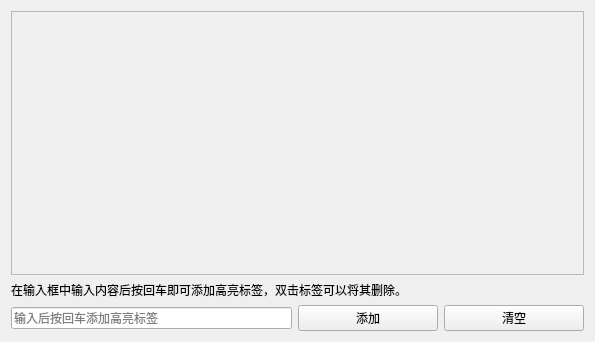
<?xml version="1.0" encoding="UTF-8"?>
<ui version="4.0">
 <class>SAKHighlightSettingsWidget</class>
 <widget class="QWidget" name="SAKHighlightSettingsWidget">
  <property name="geometry">
   <rect>
    <x>0</x>
    <y>0</y>
    <width>595</width>
    <height>342</height>
   </rect>
  </property>
  <property name="windowTitle">
   <string>高亮显示设置</string>
  </property>
  <layout class="QGridLayout" name="gridLayout">
   <item row="1" column="0" colspan="4">
    <widget class="QLabel" name="label">
     <property name="text">
      <string>在输入框中输入内容后按回车即可添加高亮标签，双击标签可以将其删除。</string>
     </property>
    </widget>
   </item>
   <item row="2" column="3">
    <widget class="QPushButton" name="pushButtonClear">
     <property name="text">
      <string>清空</string>
     </property>
    </widget>
   </item>
   <item row="0" column="0" colspan="4">
    <widget class="QScrollArea" name="scrollArea">
     <property name="widgetResizable">
      <bool>true</bool>
     </property>
     <widget class="QWidget" name="scrollAreaWidgetContents">
      <property name="geometry">
       <rect>
        <x>0</x>
        <y>0</y>
        <width>575</width>
        <height>275</height>
       </rect>
      </property>
      <layout class="QVBoxLayout" name="verticalLayout">
       <item>
        <widget class="QFrame" name="frame">
         <property name="styleSheet">
          <string notr="true">QFrame {
	border: none
}</string>
         </property>
         <property name="frameShape">
          <enum>QFrame::StyledPanel</enum>
         </property>
         <property name="frameShadow">
          <enum>QFrame::Raised</enum>
         </property>
        </widget>
       </item>
       <item>
        <spacer name="verticalSpacer">
         <property name="orientation">
          <enum>Qt::Vertical</enum>
         </property>
         <property name="sizeHint" stdset="0">
          <size>
           <width>20</width>
           <height>40</height>
          </size>
         </property>
        </spacer>
       </item>
      </layout>
     </widget>
    </widget>
   </item>
   <item row="2" column="2">
    <widget class="QPushButton" name="pushButtonAdd">
     <property name="text">
      <string>添加</string>
     </property>
    </widget>
   </item>
   <item row="2" column="0" colspan="2">
    <widget class="QLineEdit" name="lineEdit">
     <property name="placeholderText">
      <string>输入后按回车添加高亮标签</string>
     </property>
    </widget>
   </item>
  </layout>
 </widget>
 <resources/>
 <connections/>
</ui>
